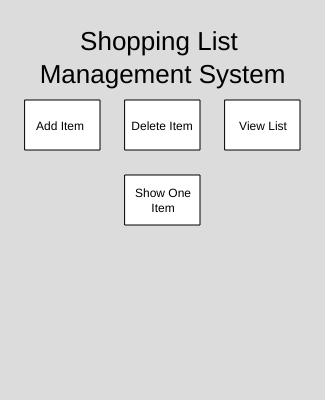
Frame 1 (no input)
Frame 60 (no input): identical to frame 1, image omitted
Frame 120 (the mouse pressed at the canvas centre since frame 60): identical to frame 1, image omitted

The p5.js sketch that drew this single still picture (run headless with seeded random() and noise() and a simulated clock; from frame 60 on, the mouse is pressed at the canvas centre):

// p5.js sketch
// ── sketch.js
var shoppingList;

function setup() {
  createCanvas(325, 400);
  //Create shopping list here
  shoppinglist = ["ice cream", "snacks", "cereal", "yogurt", "tissues", "pillow", "blanket"]
  //console.log(shoppinglist);
}

function draw() {
  background(220);
  textSize(26)
  textAlign(CENTER)
  text("Shopping List \nManagement System", width / 2, 50)

  textSize(12)
  //this will Update the list!
  rect(25, 100, 75, 50)
  text("Add Item", 60, 130)

  //this will Delete an item from the list
  rect(125, 100, 75, 50)
  text("Delete Item", 162, 130)

  //this will allow us to read the entire list
  rect(225, 100, 75, 50)
  text("View List", 263, 130)

  //this will show us a single (potentially random) item from the list
  rect(125, 175, 75, 50)
  text("Show One\nItem", 163, 197)
}

//we will practice using a CALL BACK FUNTION to make this organized!

function mousePressed() {
  //add item button
  if (mouseX > 25 && mouseX < 25 + 75 && mouseY > 100 && mouseY < 100 + 50) {
    //code to add an item 
    var addToList = prompt("what do you want to get?")
    shoppinglist.push(addToList)
    //console.log(shoppinglist);
  }

  //delete item button
  if (mouseX > 125 && mouseX < 125 + 75 && mouseY > 100 && mouseY < 100 + 50) {
    //code to delete item 
    let indexPosition = shoppinglist.indexOf("item to be removed");
    shoppinglist.splice(indexPosition,1);
    console.log(shoppinglist);
  }

  //view list button
  if (mouseX > 225 && mouseX < 225 + 75 && mouseY > 100 && mouseY < 100 + 50) {
    //code to view entire list
    alert(shoppinglist);
  }

  //single item button
  if (mouseX > 125 && mouseX < 125 + 75 && mouseY > 175 && mouseY < 175 + 50) {
    //code to display one item (and eventually one random item) 
    itemNumber = floor(random(0,shoppinglist.length))
    alert(shoppinglist[itemNumber])
  }
}
